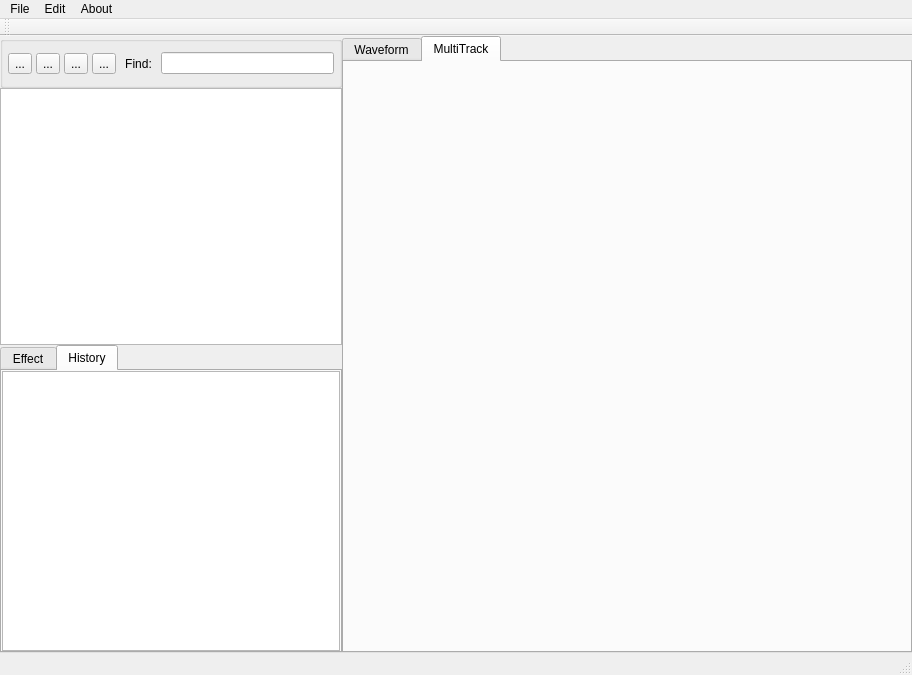
<?xml version="1.0" encoding="UTF-8"?>
<ui version="4.0">
 <class>MainWindow</class>
 <widget class="QMainWindow" name="MainWindow">
  <property name="geometry">
   <rect>
    <x>0</x>
    <y>0</y>
    <width>912</width>
    <height>675</height>
   </rect>
  </property>
  <property name="windowTitle">
   <string>MainWindow</string>
  </property>
  <property name="tabShape">
   <enum>QTabWidget::Rounded</enum>
  </property>
  <widget class="QWidget" name="centralWidget">
   <layout class="QHBoxLayout" name="horizontalLayout_2" stretch="3,5">
    <property name="spacing">
     <number>0</number>
    </property>
    <property name="leftMargin">
     <number>0</number>
    </property>
    <property name="topMargin">
     <number>0</number>
    </property>
    <property name="rightMargin">
     <number>0</number>
    </property>
    <property name="bottomMargin">
     <number>0</number>
    </property>
    <item>
     <widget class="QWidget" name="widget_4" native="true">
      <layout class="QVBoxLayout" name="verticalLayout_3">
       <property name="leftMargin">
        <number>0</number>
       </property>
       <property name="topMargin">
        <number>0</number>
       </property>
       <property name="rightMargin">
        <number>0</number>
       </property>
       <property name="bottomMargin">
        <number>0</number>
       </property>
       <item>
        <layout class="QVBoxLayout" name="verticalLayout_2" stretch="1,1">
         <property name="spacing">
          <number>0</number>
         </property>
         <item>
          <widget class="QWidget" name="widget" native="true">
           <layout class="QVBoxLayout" name="verticalLayout" stretch="1,5">
            <property name="spacing">
             <number>0</number>
            </property>
            <property name="leftMargin">
             <number>0</number>
            </property>
            <property name="topMargin">
             <number>0</number>
            </property>
            <property name="rightMargin">
             <number>0</number>
            </property>
            <property name="bottomMargin">
             <number>0</number>
            </property>
            <item>
             <widget class="QGroupBox" name="groupBox">
              <property name="title">
               <string/>
              </property>
              <property name="flat">
               <bool>false</bool>
              </property>
              <property name="checkable">
               <bool>false</bool>
              </property>
              <layout class="QHBoxLayout" name="horizontalLayout_6">
               <property name="spacing">
                <number>1</number>
               </property>
               <property name="leftMargin">
                <number>0</number>
               </property>
               <property name="topMargin">
                <number>0</number>
               </property>
               <property name="rightMargin">
                <number>0</number>
               </property>
               <property name="bottomMargin">
                <number>0</number>
               </property>
               <item>
                <layout class="QHBoxLayout" name="horizontalLayout_5" stretch="5,1,5">
                 <property name="spacing">
                  <number>5</number>
                 </property>
                 <property name="leftMargin">
                  <number>5</number>
                 </property>
                 <property name="rightMargin">
                  <number>5</number>
                 </property>
                 <item>
                  <layout class="QHBoxLayout" name="horizontalLayout">
                   <property name="spacing">
                    <number>4</number>
                   </property>
                   <item>
                    <widget class="QToolButton" name="newButton">
                     <property name="text">
                      <string>...</string>
                     </property>
                    </widget>
                   </item>
                   <item>
                    <widget class="QToolButton" name="openButton">
                     <property name="text">
                      <string>...</string>
                     </property>
                    </widget>
                   </item>
                   <item>
                    <widget class="QToolButton" name="importButton">
                     <property name="text">
                      <string>...</string>
                     </property>
                    </widget>
                   </item>
                   <item>
                    <widget class="QToolButton" name="closeButton">
                     <property name="text">
                      <string>...</string>
                     </property>
                    </widget>
                   </item>
                  </layout>
                 </item>
                 <item>
                  <widget class="QLabel" name="label">
                   <property name="text">
                    <string>Find:</string>
                   </property>
                   <property name="alignment">
                    <set>Qt::AlignCenter</set>
                   </property>
                  </widget>
                 </item>
                 <item>
                  <widget class="QLineEdit" name="lineEdit">
                   <property name="placeholderText">
                    <string/>
                   </property>
                   <property name="clearButtonEnabled">
                    <bool>false</bool>
                   </property>
                  </widget>
                 </item>
                </layout>
               </item>
              </layout>
             </widget>
            </item>
            <item>
             <widget class="QTableView" name="tableView"/>
            </item>
           </layout>
          </widget>
         </item>
         <item>
          <widget class="QTabWidget" name="subTabWidget">
           <property name="currentIndex">
            <number>1</number>
           </property>
           <widget class="QWidget" name="effectTab">
            <attribute name="title">
             <string>Effect</string>
            </attribute>
            <layout class="QHBoxLayout" name="horizontalLayout_3">
             <property name="leftMargin">
              <number>0</number>
             </property>
             <property name="topMargin">
              <number>0</number>
             </property>
             <property name="rightMargin">
              <number>0</number>
             </property>
             <property name="bottomMargin">
              <number>0</number>
             </property>
             <item>
              <widget class="QListView" name="listView_1"/>
             </item>
            </layout>
           </widget>
           <widget class="QWidget" name="historyTab">
            <attribute name="title">
             <string>History</string>
            </attribute>
            <layout class="QHBoxLayout" name="horizontalLayout_4">
             <property name="leftMargin">
              <number>0</number>
             </property>
             <property name="topMargin">
              <number>0</number>
             </property>
             <property name="rightMargin">
              <number>0</number>
             </property>
             <property name="bottomMargin">
              <number>0</number>
             </property>
             <item>
              <widget class="QListView" name="listView_2"/>
             </item>
            </layout>
           </widget>
          </widget>
         </item>
        </layout>
       </item>
      </layout>
     </widget>
    </item>
    <item>
     <widget class="QTabWidget" name="mainTabWidget">
      <property name="currentIndex">
       <number>1</number>
      </property>
      <widget class="QWidget" name="waveformTab">
       <attribute name="title">
        <string>Waveform</string>
       </attribute>
      </widget>
      <widget class="QWidget" name="multitrackTab">
       <attribute name="title">
        <string>MultiTrack</string>
       </attribute>
      </widget>
     </widget>
    </item>
   </layout>
  </widget>
  <widget class="QMenuBar" name="menuBar">
   <property name="geometry">
    <rect>
     <x>0</x>
     <y>0</y>
     <width>912</width>
     <height>22</height>
    </rect>
   </property>
   <widget class="QMenu" name="menuFile">
    <property name="title">
     <string>File</string>
    </property>
    <addaction name="actionNew"/>
    <addaction name="actionOpen"/>
    <addaction name="actionOpen_Recent"/>
    <addaction name="separator"/>
    <addaction name="actionClose"/>
    <addaction name="actionClose_All"/>
    <addaction name="separator"/>
    <addaction name="actionSave"/>
    <addaction name="actionSave_All"/>
    <addaction name="actionSave_As"/>
    <addaction name="separator"/>
    <addaction name="actionImport_File"/>
    <addaction name="actionExport_File"/>
    <addaction name="separator"/>
   </widget>
   <widget class="QMenu" name="menuEdit">
    <property name="title">
     <string>Edit</string>
    </property>
    <widget class="QMenu" name="menuTools">
     <property name="title">
      <string>Tools</string>
     </property>
     <addaction name="actionTime_Selection"/>
     <addaction name="actionRazor"/>
    </widget>
    <addaction name="actionundo"/>
    <addaction name="actionRedo"/>
    <addaction name="separator"/>
    <addaction name="menuTools"/>
    <addaction name="separator"/>
    <addaction name="actionCut"/>
    <addaction name="actionCopy"/>
    <addaction name="actionPaste"/>
   </widget>
   <widget class="QMenu" name="menuAsbout">
    <property name="title">
     <string>About</string>
    </property>
    <addaction name="actionAbout_Music_Mosnter"/>
   </widget>
   <addaction name="menuFile"/>
   <addaction name="menuEdit"/>
   <addaction name="menuAsbout"/>
  </widget>
  <widget class="QToolBar" name="mainToolBar">
   <attribute name="toolBarArea">
    <enum>TopToolBarArea</enum>
   </attribute>
   <attribute name="toolBarBreak">
    <bool>false</bool>
   </attribute>
  </widget>
  <widget class="QStatusBar" name="statusBar"/>
  <action name="actionNew">
   <property name="text">
    <string>New</string>
   </property>
   <property name="shortcut">
    <string>Ctrl+N</string>
   </property>
  </action>
  <action name="actionOpen">
   <property name="text">
    <string>Open...</string>
   </property>
   <property name="shortcut">
    <string>Ctrl+O</string>
   </property>
  </action>
  <action name="actionOpen_Recent">
   <property name="text">
    <string>Open Recent</string>
   </property>
  </action>
  <action name="actionClose">
   <property name="text">
    <string>Close</string>
   </property>
   <property name="shortcut">
    <string>Ctrl+W</string>
   </property>
  </action>
  <action name="actionClose_All">
   <property name="text">
    <string>Close All</string>
   </property>
  </action>
  <action name="actionSave">
   <property name="text">
    <string>Save</string>
   </property>
  </action>
  <action name="actionSave_All">
   <property name="text">
    <string>Save All</string>
   </property>
   <property name="shortcut">
    <string>Ctrl+Alt+Shift+S</string>
   </property>
  </action>
  <action name="actionSave_As">
   <property name="text">
    <string>Save As...</string>
   </property>
   <property name="shortcut">
    <string>Ctrl+Shift+S</string>
   </property>
  </action>
  <action name="actionImport_File">
   <property name="text">
    <string>Import File</string>
   </property>
  </action>
  <action name="actionExport_File">
   <property name="text">
    <string>Export File</string>
   </property>
  </action>
  <action name="actionundo">
   <property name="text">
    <string>Undo</string>
   </property>
   <property name="shortcut">
    <string>Ctrl+Z</string>
   </property>
  </action>
  <action name="actionRedo">
   <property name="text">
    <string>Redo</string>
   </property>
   <property name="shortcut">
    <string>Ctrl+Shift+Z</string>
   </property>
  </action>
  <action name="actionTime_Selection">
   <property name="text">
    <string>Time Selection</string>
   </property>
  </action>
  <action name="actionRazor">
   <property name="text">
    <string>Razor</string>
   </property>
  </action>
  <action name="actionCut">
   <property name="text">
    <string>Cut</string>
   </property>
   <property name="shortcut">
    <string>Ctrl+X</string>
   </property>
  </action>
  <action name="actionCopy">
   <property name="text">
    <string>Copy</string>
   </property>
   <property name="shortcut">
    <string>Ctrl+C</string>
   </property>
  </action>
  <action name="actionPaste">
   <property name="text">
    <string>Paste</string>
   </property>
   <property name="shortcut">
    <string>Ctrl+V</string>
   </property>
  </action>
  <action name="actionAbout_Music_Mosnter">
   <property name="text">
    <string>About Music Mosnter</string>
   </property>
  </action>
 </widget>
 <layoutdefault spacing="0" margin="11"/>
 <resources/>
 <connections/>
</ui>
